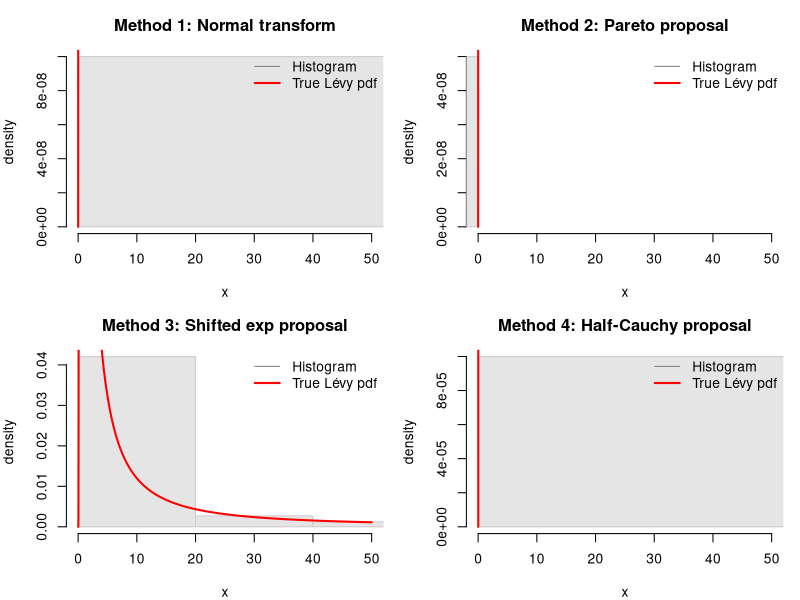

Recreate this plot in R.
## ================================================================
##  Lévy(μ=0, c=1) sampling: 4 methods
##  1) Direct sampling via Normal transform      (baseline, exact)
##  2) Rejection with Pareto proposal           (given in sheet)
##  3) Rejection with shifted Exponential       (given in sheet)
##  4) Rejection with half-Cauchy proposal      (own choice)
##
##  For each method:
##    - generate N samples
##    - record CPU time
##    - compute empirical mean / variance
##    - (for rejection) compute acceptance rate
##
##  All comments are in English as requested.
## ================================================================

set.seed(123)
N <- 10000                 # sample size

## ------------------------------------------------
##  Target Lévy(0,1) density
##  f(x) = sqrt(1/(2π)) * exp(-1/(2x)) / x^{3/2}, x>0
## ------------------------------------------------
levy_pdf <- function(x) {
  y <- numeric(length(x))
  idx <- x > 0
  z   <- x[idx]
  y[idx] <- sqrt(1/(2*pi)) * exp(-1/(2*z)) / (z^(3/2))
  y
}

## ------------------------------------------------
##  Method 1: exact sampling via Normal
##
##  If Z ~ N(0,1), then X = μ + c / Z^2 ~ Lévy(μ,c).
##  Here μ = 0, c = 1 → X = 1/Z^2.
## ------------------------------------------------
r_levy_normal <- function(n) {
  z <- rnorm(n)
  1 / (z^2)
}

t1 <- system.time({
  x1 <- r_levy_normal(N)
})

res1 <- list(
  method = "Normal transform",
  mean   = mean(x1),
  var    = var(x1),
  time   = t1["elapsed"],
  acc    = 1.0            # acceptance rate = 1, no rejection
)

## ------------------------------------------------
##  Generic rejection sampler
##  rprop : function(n)  -> proposal samples
##  dprop : function(x)  -> proposal pdf g(x)
##  M     : constant with f(x) <= M g(x) on practical range
## ------------------------------------------------
rejection_sampler <- function(n, rprop, dprop, M, name) {
  x      <- numeric(n)
  k      <- 0L           # accepted counter
  trials <- 0L           # total proposal draws

  t <- system.time({
    while (k < n) {
      y <- rprop(1)      # propose Y ~ g
      if (y <= 0) next   # Lévy support is (0,∞)
      gy <- dprop(y)
      fy <- levy_pdf(y)

      if (gy <= 0 || fy <= 0) next
      u  <- runif(1)
      trials <- trials + 1L

      if (u <= fy / (M * gy)) {
        k <- k + 1L
        x[k] <- y
      }
    }
  })

  list(
    method = name,
    x      = x,
    mean   = mean(x),
    var    = var(x),
    time   = t["elapsed"],
    trials = trials,
    acc    = n / trials
  )
}

## ================================================================
##  Method 2: Rejection with Pareto proposal
##
##  Proposal: Pareto(x_m, alpha), x >= x_m
##      g(x) = alpha * x_m^alpha / x^{alpha+1}
##
##  We choose alpha = 1/2 so that the tail x^{-alpha-1} = x^{-3/2}
##  matches the power of the Lévy tail.  Take x_m = 0.1 so that
##  support is close to 0, but not too small (otherwise M explodes).
##
##  For c=1, μ=0, alpha=1/2, x_m arbitrary:
##      f(x) = sqrt(1/(2π)) exp(-1/(2x)) / x^{3/2}
##      g(x) = (1/2) x_m^{1/2} / x^{3/2}
##
##  Ratio r(x) = f(x) / g(x) =
##      [sqrt(1/(2π)) / ((1/2) sqrt(x_m))] * exp(-1/(2x))
##  which is increasing in x and tends to
##      M_Pareto = sqrt(1/(2π)) / ((1/2) sqrt(x_m))
##              = (2 / sqrt(2π)) * 1/sqrt(x_m)
##  as x -> ∞.
##
##  So a valid majorizing constant is M = M_Pareto.
## ================================================================

xm   <- 0.1
alpha <- 0.5
M_pareto <- (2 / sqrt(2*pi)) * 1 / sqrt(xm)  # analytic bound

dpareto <- function(x) {
  ifelse(x >= xm, alpha * xm^alpha / (x^(alpha+1)), 0)
}

rpareto <- function(n) {
  u <- runif(n)
  # inverse CDF of Pareto: X = x_m * (1-U)^(-1/alpha)
  xm * (1 - u)^(-1/alpha)
}

res2 <- rejection_sampler(
  n     = N,
  rprop = rpareto,
  dprop = dpareto,
  M     = M_pareto,
  name  = "Pareto proposal"
)

## ================================================================
##  Method 3: Rejection with shifted Exponential proposal
##
##  Proposal: g(x) = b * exp(-b (x-a)), x > a
##  We choose a = 0, b = 0.01 so that the tail decays very slowly
##  (otherwise Lévy tail x^{-3/2} would eventually dominate).
##
##  On the practical range [eps, Xmax] we compute numerically
##      M_exp >= sup_x f(x)/g(x)
##  by scanning a dense grid.  For x outside this range the Lévy
##  density is already extremely small, so this is acceptable for
##  simulation.
## ================================================================

a_exp <- 0
b_exp <- 0.01

dexp_shift <- function(x) {
  ifelse(x > a_exp, b_exp * exp(-b_exp * (x - a_exp)), 0)
}

rexp_shift <- function(n) {
  a_exp + rexp(n, rate = b_exp)
}

## numerical upper bound M_exp on ratio f/g over [eps, Xmax]:
eps  <- 1e-4
Xmax <- 100
grid <- seq(eps, Xmax, length.out = 20000)
ratio_exp <- levy_pdf(grid) / dexp_shift(grid)
M_exp <- max(ratio_exp[is.finite(ratio_exp)], na.rm = TRUE)
M_exp <- 1.1 * M_exp   # small safety factor

res3 <- rejection_sampler(
  n     = N,
  rprop = rexp_shift,
  dprop = dexp_shift,
  M     = M_exp,
  name  = "Shifted exponential proposal"
)

## ================================================================
##  Method 4: Rejection with half-Cauchy proposal (own choice)
##
##  We use a half-Cauchy on (0,∞):
##      Y = |C|,  C ~ Cauchy(0, s)
##  pdf:
##      g(x) =  2 / [π s (1 + (x/s)^2)], x > 0
##
##  Tail ~ 1/x^2, faster than Lévy ~ 1/x^{3/2}, so Lévy has heavier
##  tail and cannot be *globally* dominated by g on (0,∞).
##  For simulation we again restrict to [eps, Xmax_C] and compute
##  a numerical M_Cauchy = sup f/g on this range.
## ================================================================

s_cauchy <- 2

dcauchy_half <- function(x) {
  ifelse(x > 0, 2 / (pi * s_cauchy * (1 + (x/s_cauchy)^2)), 0)
}

rcauchy_half <- function(n) {
  abs(rcauchy(n, location = 0, scale = s_cauchy))
}

Xmax_C <- 100
gridC  <- seq(eps, Xmax_C, length.out = 20000)
ratio_c <- levy_pdf(gridC) / dcauchy_half(gridC)
M_cauchy <- max(ratio_c[is.finite(ratio_c)], na.rm = TRUE)
M_cauchy <- 1.1 * M_cauchy  # safety factor

res4 <- rejection_sampler(
  n     = N,
  rprop = rcauchy_half,
  dprop = dcauchy_half,
  M     = M_cauchy,
  name  = "Half-Cauchy proposal"
)

## ================================================================
##  Summary: theoretical vs empirical
##  (True mean/variance are infinite; we just report empirical ones.)
## ================================================================

cat("Theoretical Lévy(0,1): mean = +Inf, var = +Inf\n\n")

summary_tab <- data.frame(
  Method = c(res1$method, res2$method, res3$method, res4$method),
  Empirical_Mean = c(res1$mean, res2$mean, res3$mean, res4$mean),
  Empirical_Var  = c(res1$var,  res2$var,  res3$var,  res4$var),
  Time_sec       = c(res1$time, res2$time, res3$time, res4$time),
  Accept_Rate    = c(res1$acc,  res2$acc,  res3$acc,  res4$acc)
)

## round only numeric columns
summary_tab$Empirical_Mean <- round(summary_tab$Empirical_Mean, 4)
summary_tab$Empirical_Var  <- round(summary_tab$Empirical_Var, 4)
summary_tab$Time_sec       <- round(summary_tab$Time_sec, 4)
summary_tab$Accept_Rate    <- round(summary_tab$Accept_Rate, 4)

print(summary_tab, row.names = FALSE)


## ================================================================
##  Simple plots: compare histograms with true pdf
## ================================================================

png("levy_pdf_compare.png", width = 1600, height = 900, res = 150)
par(mfrow = c(2,2), mar = c(4,4,3,1))

plot_density <- function(x, main_title) {
  hist(x, breaks = 80, freq = FALSE, xlim = c(0,50),
       main = main_title, xlab = "x", ylab = "density",
       border = "gray80", col = "gray90")
  xx <- seq(1e-4, 50, length.out = 2000)
  lines(xx, levy_pdf(xx), col = "red", lwd = 2)
  legend("topright", legend = c("Histogram", "True Lévy pdf"),
         col = c("gray50","red"), lwd = c(1,2), bty = "n")
}

plot_density(x1,                     "Method 1: Normal transform")
plot_density(res2$x,                 "Method 2: Pareto proposal")
plot_density(res3$x,                 "Method 3: Shifted exp proposal")
plot_density(res4$x,                 "Method 4: Half-Cauchy proposal")

dev.off()

cat("\nFigure saved to 'levy_pdf_compare.png'.\n")
